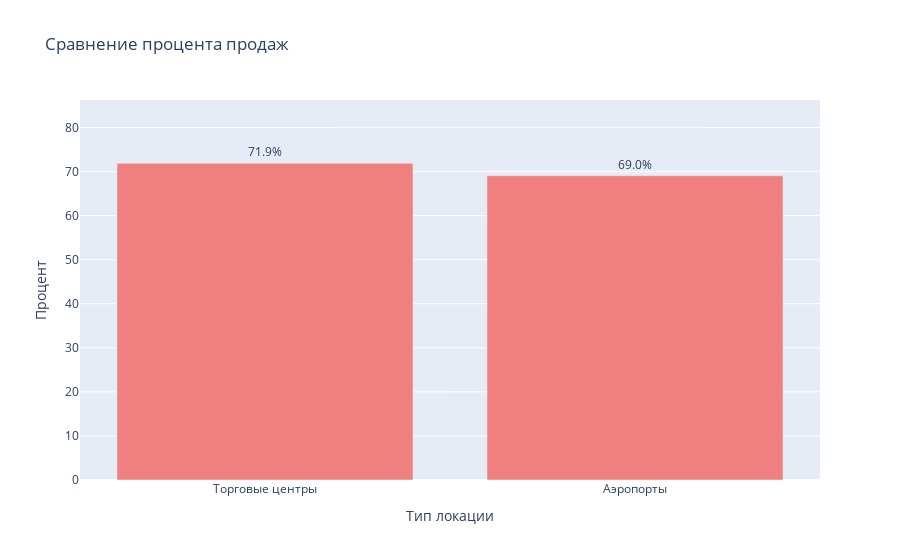

Notebook cell for this chart:
### Markdown cell above
## Гипотеза 5: Shop-in-Shop форматы более эффективны в торговых центрах, чем в аэропортах.

### Code cell
import pandas as pd
import matplotlib.pyplot as plt
from scipy.stats import ttest_ind

shop_df = df2[df2['event_type'] == 'Shop-in-Shop']

mall_events = shop_df[shop_df['location_type'] == 'Luxury Mall']
airport_events = shop_df[shop_df['location_type'] == 'Airport Duty-Free']


t_stat, p_value = ttest_ind(mall_events["sell_through_pct"], airport_events["sell_through_pct"])

mall_avg = mall_events["sell_through_pct"].mean()
airport_avg = airport_events["sell_through_pct"].mean()

print(f"Средний % продаж в ТЦ: {mall_avg:.1f} %")
print(f"Средний % продаж в аэропортах: {airport_avg:.1f}%")
print()
print(f"P-value: {p_value:.4f}")

if p_value < 0.05:
    print("Разница статистически значима - гипотеза подтверждается")
else:
    print("Разница НЕ значима - гипотеза НЕ подтверждается")

fig = px.bar(
    x=["Торговые центры", "Аэропорты"],
    y=[mall_avg, airport_avg],
    title="Сравнение процента продаж",
    labels={'x': 'Тип локации', 'y': 'Процент'},
    color_discrete_sequence=["lightcoral"] 
)
fig.update_traces(
    text=[f"{mall_avg:.1f}%", f"{airport_avg:.1f}%"],
    textposition='outside',
    showlegend=False
)
fig.update_layout(
    yaxis_range=[0, max(mall_avg, airport_avg) * 1.2],
)
fig.show()

### Figure 1 — Plotly figure (JSON) as saved in the notebook; plotly's stock layout.template omitted (floating-point values rounded to 4 significant figures)
{"data": [{"alignmentgroup": "True", "hovertemplate": "Тип локации=%{x}<br>Процент=%{y}<extra></extra>", "legendgroup": "", "marker": {"color": "lightcoral", "pattern": {"shape": ""}}, "name": "", "offsetgroup": "", "orientation": "v", "showlegend": false, "text": ["71.9%", "69.0%"], "textposition": "outside", "type": "bar", "x": ["Торговые центры", "Аэропорты"], "xaxis": "x", "y": [71.86, 69.05], "yaxis": "y"}], "layout": {"barmode": "relative", "legend": {"tracegroupgap": 0}, "title": {"text": "Сравнение процента продаж"}, "xaxis": {"anchor": "y", "domain": [0, 1], "title": {"text": "Тип локации"}}, "yaxis": {"anchor": "x", "domain": [0, 1], "range": [0, 86.23], "title": {"text": "Процент"}}}}
